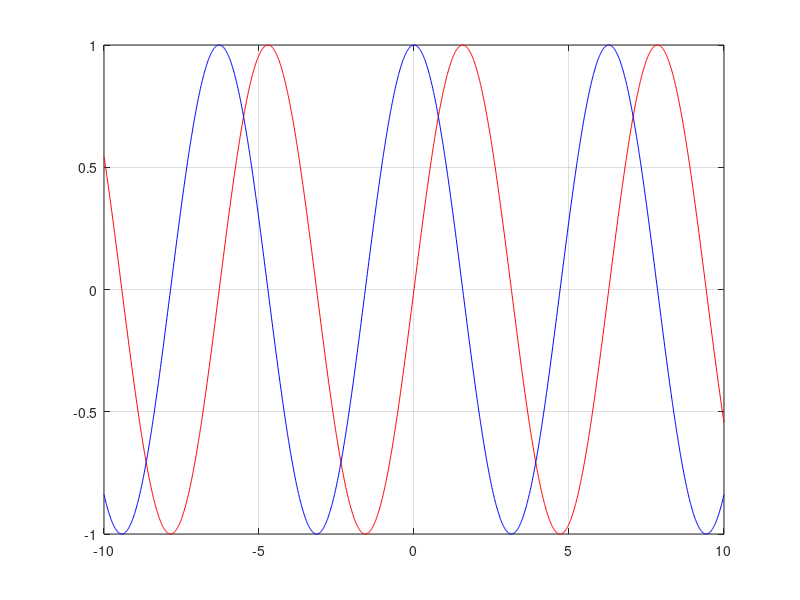
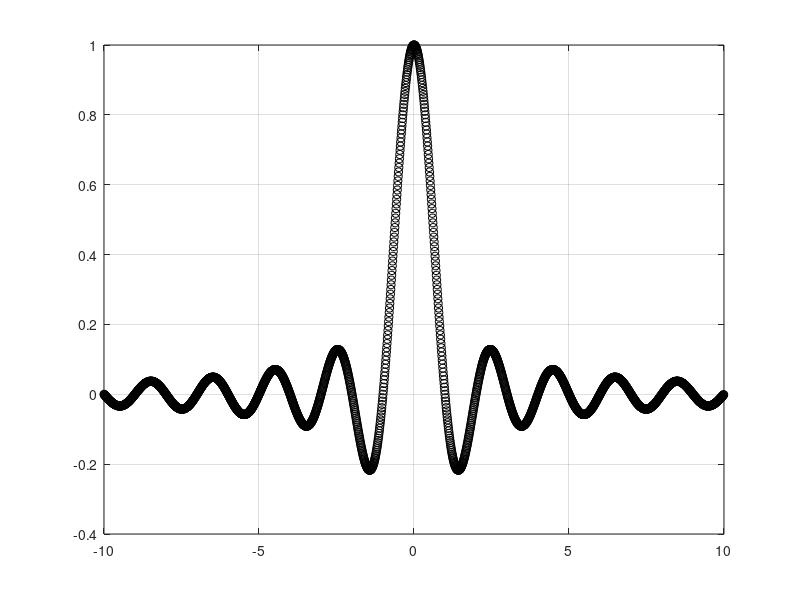

These figures' MATLAB source, in order: (Note: this script raises an error after producing the figures.)
%% Laboratorio 1
%  funções basicas

%% mostrar um sin de x

close all; clear;clc

x = linspace(-10,10,2000); % variavel x de 2000 pontos

y = sin(x); % sin(x) seno de x
plot(x, y,'r')  % graficar o sin
grid on; hold on;

%% mostrar um cos de x

y = cos(x); % cos(x) coseno de x
plot(x, y,'b')  % graficar o sin
grid on;

%% mostrar um sinc de x
Ts=0.01
x = -10:Ts:10-Ts; 
y = sinc(x); % sinc(x) seno de x
figure;
plot(x, y,'ko')  % graficar o sin
grid on;

%% Pulso unitario
%pkg load symbolic
Ts=0.01
x = -10:Ts:10-Ts; 
y = heaviside(x);
figure;
plot(x, y,'bo-')  % graficar 
grid on;

%% Pulso retangular
y1 = heaviside(x-(-1));
y2 = heaviside(-(x-1));
retangulo = y1.*y2;
figure;
plot(x, y1,'bo-')  % graficar
hold on
plot(x, y2,'ro-')  % graficar o sin
grid on;

%% Pulso triangular
%pkg load signal  (octave)
% y = rectpulse(x);
y =tripuls((1/2)*x);
figure;
plot(x, y,'bo-')  % graficar 

%% Derivada e integral do sinc 
Ts=0.01
x = -10:Ts:10-Ts; 
y = sinc(x); % sinc(x) seno de x
figure;
plot(x, y,'k-')  % graficar o sin
grid on;

%% Derivada
mydiff = diff(y);
figure;
plot(x(1:end-1), mydiff,'k-')  % graficar o sin
grid on;

%% Integral
myintegral = trapz(y)

myintegralcum = cumtrapz(y);

figure;
plot(x, myintegralcum,'b-')  % graficar o sin
grid on;

%% Aplicar a Transformada de Fourier 
Ts=0.01
t = -10:Ts:10-Ts; 
f = sinc(t); % sinc(t) seno de t
figure;
plot(t, f,'k-')  % graficar o sin
grid on;

%f = retangulo;
F = fft(f);
F = fftshift(F);
Sf = abs(F);
figure; plot(Sf)

%publish('exemplo_fun_basicas.m')




